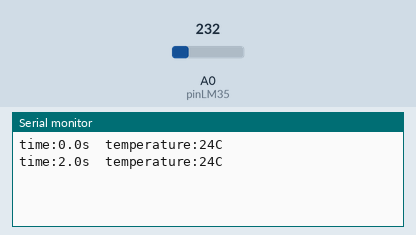
Recording of a sketch running on a simulated Arduino Uno, built with avr-gcc and run on an emulated ATmega328P. Shown: the last lines printed to the serial monitor. The test bench sets the inputs (shaded band); at power-on: A0 (pinLM35) = 232.

Above: at 2.8 s.
2.9 s: A0 (pinLM35) set to 250
At 5.2 s:
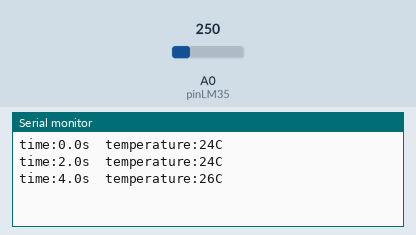
5.6 s: A0 (pinLM35) set to 266
At 6.9 s:
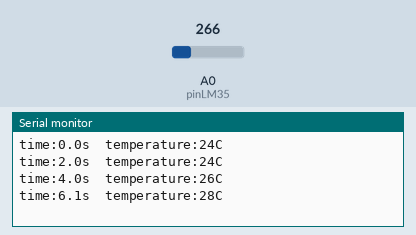
Timing chart, 0 to 8.6 s (numbered marks = the images above; inputs shaded):
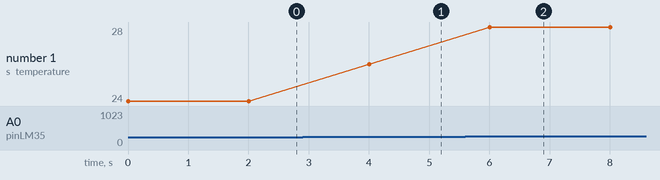

Measured:
- after the input at 2.9 s, the serial monitor: prints a new line after 1.1 s (image 1)
- after the input at 5.6 s, the serial monitor: prints a new line after 0.40 s (image 2)
- plotted number 1: 24 → 26 after the input at 2.9 s, 26 → 28 after the input at 5.6 s

The sketch:

ex2.ino
```cpp
// 'Declaration of global variables'
int tempC; // 'variable to hold temperature sensor value'
long tm,t,d; // 'variables to record time in seconds'
int pinLM35 = 0;

void setup()
{
  Serial.begin(38400);
  pinMode(pinLM35,INPUT);  // 'temperature sensor connected to analog 0'
  analogReference(INTERNAL);
}

void loop()
{
  tempC = analogRead(pinLM35); // 'analog reading temperature sensor values'
  tempC = (1.1 * tempC * 100.0)/1024.0;

  // 'required for converting time to seconds'
  tm = millis() ;
  t = tm/1000;
  d = tm%1000;

  Serial.flush () ;

  // 'printing time in seconds'
  Serial.print("time:") ;
  Serial.print(t) ;
  Serial.print(".") ;
  Serial.print(d);
  Serial.print("s\t");

  // 'printing temperature sensor values'
  Serial.print("temperature:");
  Serial.print(tempC);
  Serial.println ("C");
  delay(2000);  // 'delay of 2 seconds'
}
```
